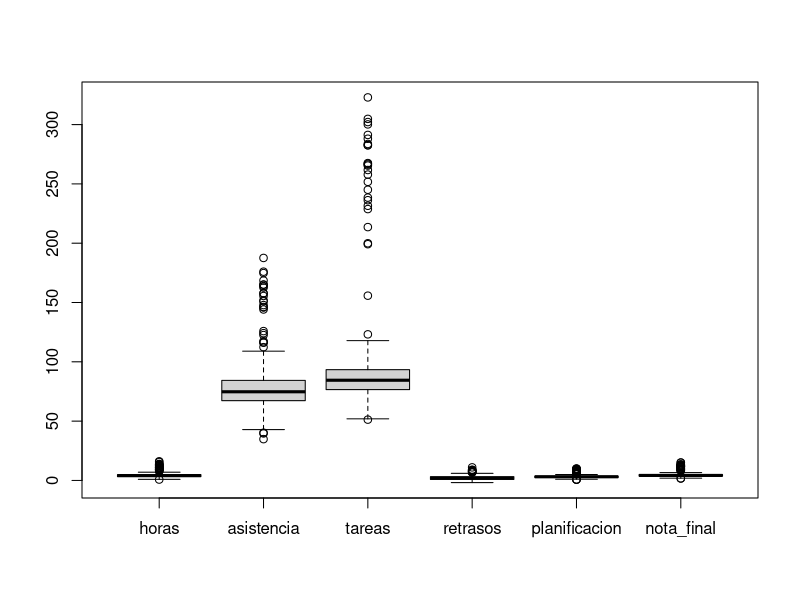
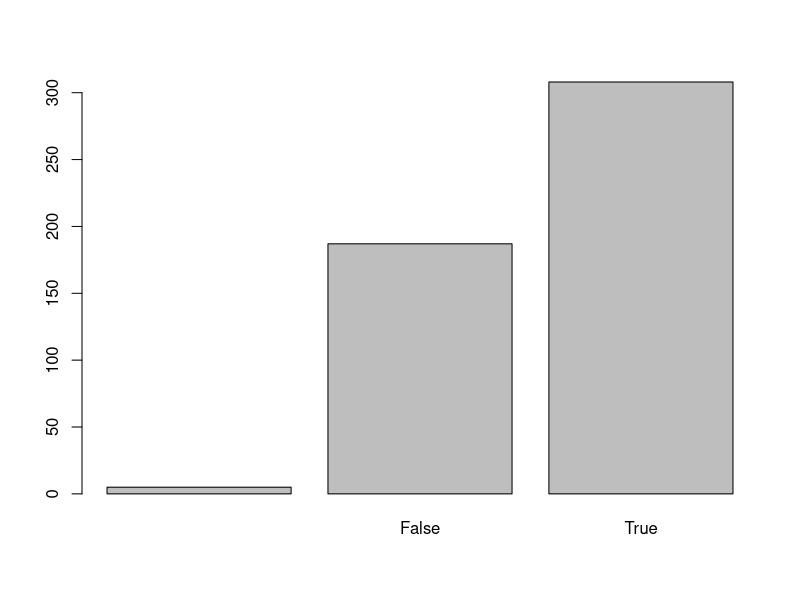
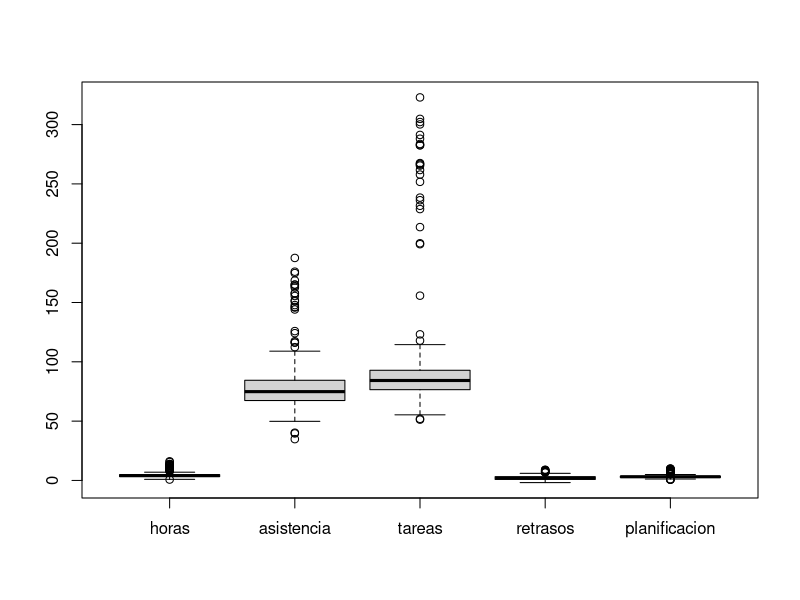
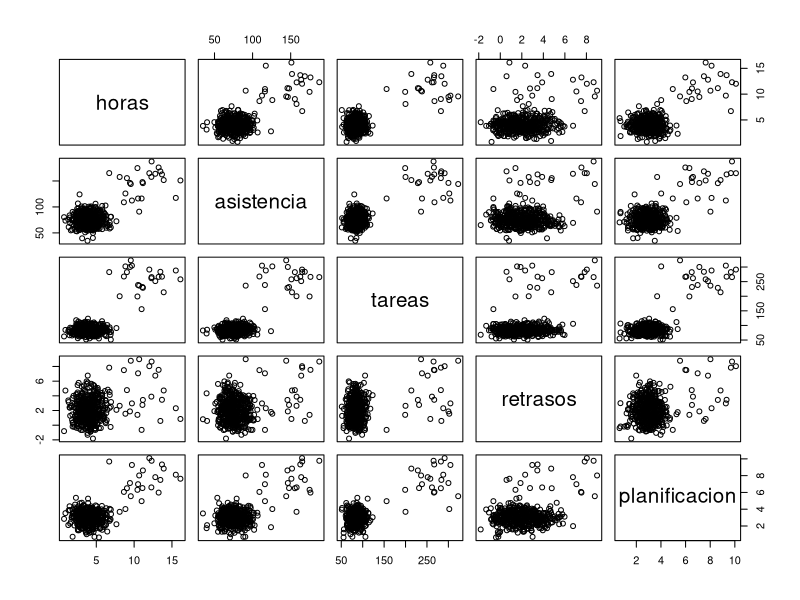
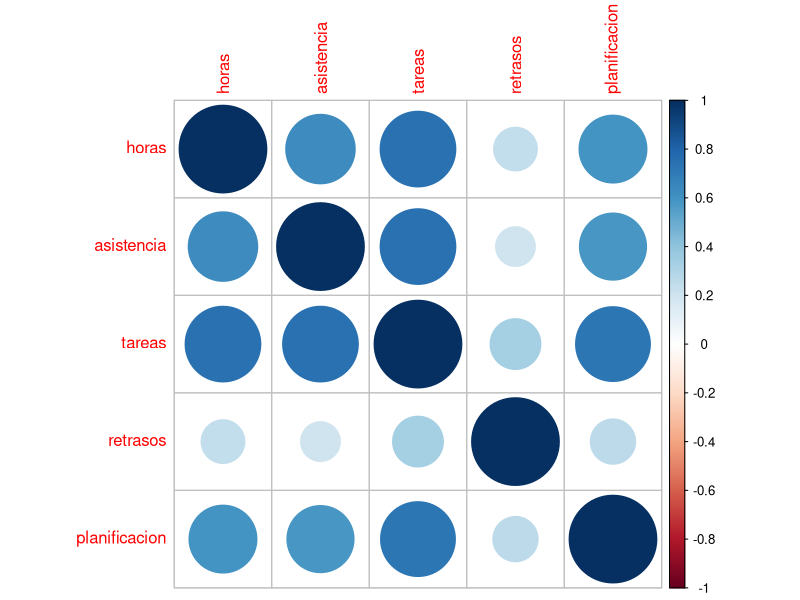
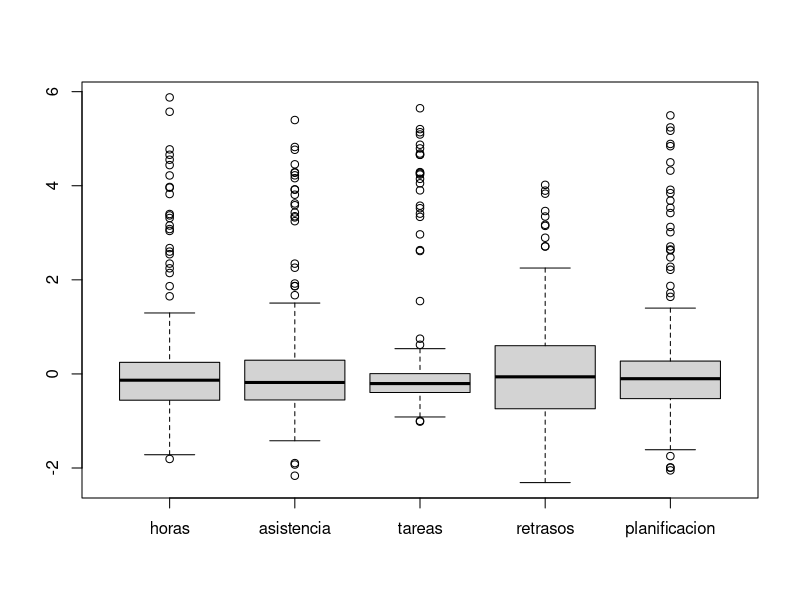
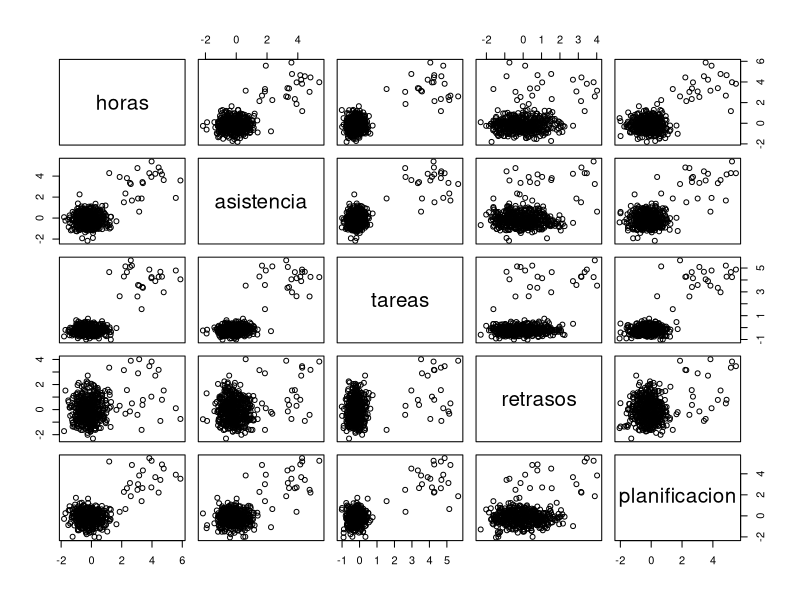
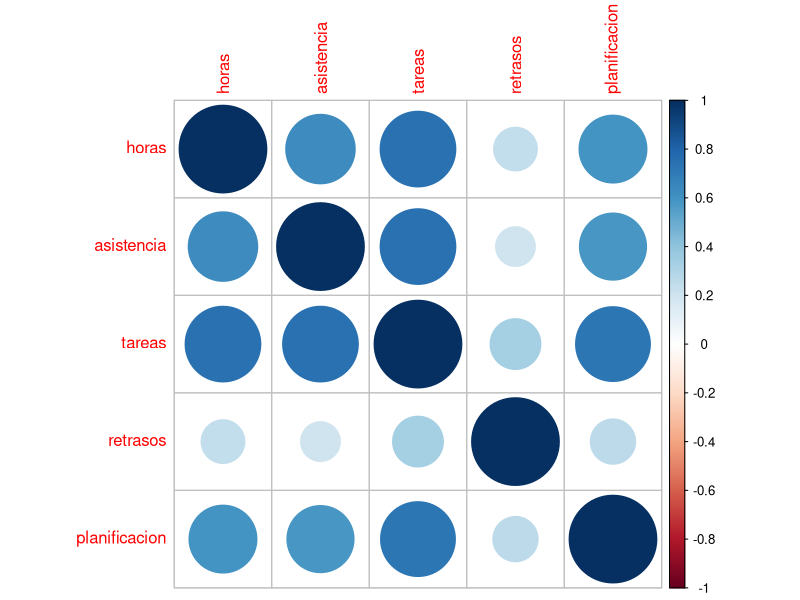

Write R code to recreate these figures, in order. (Note: this script raises an error after producing the figures.)
#data("USArrests")
#head(USArrests, 10)
datos <- read.csv("../datasets_simulados/educacion_v5.csv",dec=".",sep=";",header=TRUE)
head(datos,10)

#install.packages('corrplot')
library(corrplot)

# cada variable
summary(datos)
boxplot(datos[,1:6])
barplot(table(datos[,7]))

#relaciones entre variables
datos <- datos[,1:5]
datos <- datos[!is.na(datos[,1]),]
datos <- datos[!is.na(datos[,2]),]
datos <- datos[!is.na(datos[,3]),]
datos <- datos[!is.na(datos[,4]),]
datos <- datos[!is.na(datos[,5]),]
dim(datos)
summary(datos)
boxplot(datos)
plot(datos)
mcor<-cor(datos)
corrplot(mcor)
print(mcor)

# calcula varianzas para cada variable
apply(datos, 2, var)
apply(datos,2,mean)


# escalando los datos
scaled_df <- apply(datos, 2, scale)
head(scaled_df)
apply(scaled_df, 2, var)

apply(scaled_df, 2, mean)

summary(scaled_df)
boxplot(scaled_df)
pairs(scaled_df)
mcor<-cor(scaled_df)
corrplot(mcor)
print(mcor)

display_png(file="figura2.png")

# Calculando valores y vectores propios de la matriz de covarianzas empírica
mdat.cov <- cov(scaled_df)
mdat.eigen <- eigen(mdat.cov)
mdat.eigen


# Extrayendo los pesos de los dos primeras componentes principales 
w <- -mdat.eigen$vectors[,1:2] 
row.names(w) <- colnames(scaled_df)
colnames(w) <- c("PC1", "PC2")
w


# Calcula proyección de los datos en cada componente principal 
PC1 <- as.matrix(scaled_df) %*% w[,1]
PC2 <- as.matrix(scaled_df) %*% w[,2]

# Crea nuevo dataframe con la proyección
PC <- data.frame(PC1, PC2)
head(PC)

#install.packages('ggplot2')
library(ggplot2)
# Grafico en primer plano principal
ggplot(PC, aes(PC1, PC2)) + 
  modelr::geom_ref_line(h = 0) +
  modelr::geom_ref_line(v = 0) +
  geom_text(aes(label = 'o'), size = 3) +
  xlab("Primera Componente Principal") + 
  ylab("Segunda Componente Principal") + 
  ggtitle("Proyección en primer plano principal del los datos")

#Cálculo de la varianza explicada
PVE <- mdat.eigen$values / sum(mdat.eigen$values)
round(PVE, 2)


# Gráfico de la PVE
par(mfrow=c(1,2))
PVEplot <- barplot(PVE,xlab="Componente Principal", ylab="PVE", main= "Gráfico PVE", ylim=c(0, 1), names.arg=c(1:5))
cumPVE <- barplot(cumsum(PVE),xlab="Componente Principal", ylab="", main= "Gráfico PVE Acumulada", names.arg=c(1:5))


pca_res <- prcomp(datos, scale = TRUE)
names(pca_res)
pca_res$sdev
pca_res$rotation <- -pca_res$rotation
pca_res$center
pca_res$scale
pca_res$x <- -pca_res$x

biplot(pca_res, scale = 0,xlabs=rep('o',477))
